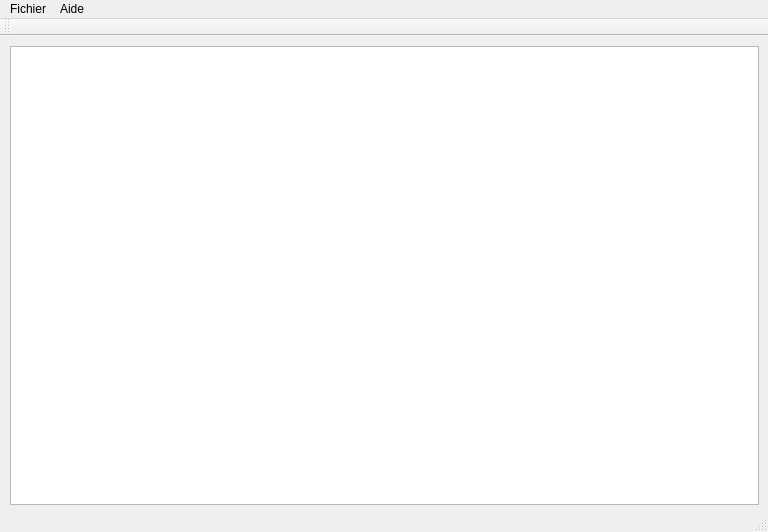
<?xml version="1.0" encoding="UTF-8"?>
<ui version="4.0">
 <class>MainWindow</class>
 <widget class="QMainWindow" name="MainWindow">
  <property name="geometry">
   <rect>
    <x>0</x>
    <y>0</y>
    <width>768</width>
    <height>532</height>
   </rect>
  </property>
  <property name="windowTitle">
   <string>MainWindow</string>
  </property>
  <widget class="QWidget" name="centralWidget">
   <widget class="QWidget" name="verticalLayoutWidget">
    <property name="geometry">
     <rect>
      <x>-1</x>
      <y>-1</y>
      <width>771</width>
      <height>481</height>
     </rect>
    </property>
    <layout class="QVBoxLayout" name="verticalLayout">
     <item>
      <widget class="QTextBrowser" name="textBrowser">
       <property name="readOnly">
        <bool>false</bool>
       </property>
      </widget>
     </item>
    </layout>
   </widget>
  </widget>
  <widget class="QMenuBar" name="menuBar">
   <property name="geometry">
    <rect>
     <x>0</x>
     <y>0</y>
     <width>768</width>
     <height>22</height>
    </rect>
   </property>
   <widget class="QMenu" name="menuFichier">
    <property name="title">
     <string>Fichier</string>
    </property>
    <addaction name="actionOuvrir"/>
    <addaction name="actionSauver"/>
   </widget>
   <widget class="QMenu" name="menuAide">
    <property name="title">
     <string>Aide</string>
    </property>
    <addaction name="actionA_propos"/>
   </widget>
   <addaction name="menuFichier"/>
   <addaction name="menuAide"/>
  </widget>
  <widget class="QToolBar" name="mainToolBar">
   <attribute name="toolBarArea">
    <enum>TopToolBarArea</enum>
   </attribute>
   <attribute name="toolBarBreak">
    <bool>false</bool>
   </attribute>
  </widget>
  <widget class="QStatusBar" name="statusBar"/>
  <action name="actionOuvrir">
   <property name="text">
    <string>Ouvrir</string>
   </property>
  </action>
  <action name="actionSauver">
   <property name="text">
    <string>Sauver</string>
   </property>
  </action>
  <action name="actionA_propos">
   <property name="text">
    <string>A propos</string>
   </property>
  </action>
 </widget>
 <layoutdefault spacing="6" margin="11"/>
 <resources/>
 <connections/>
</ui>
